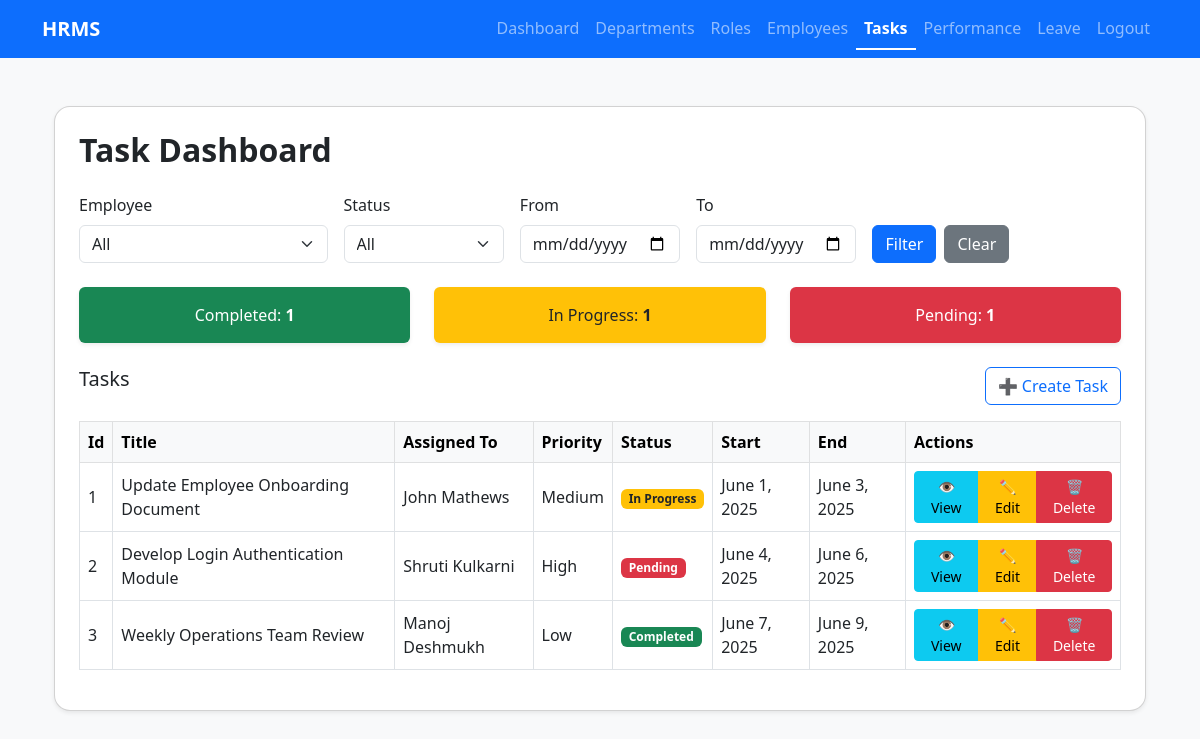
/departments/tasks/ (signed in), run on the app's committed database.
### departments/models.py (models this page shows, shortened)
class TaskAssignment(models.Model):
    STATUS_CHOICES = [
        ('Pending', 'Pending'),
        ('In Progress', 'In Progress'),
        ('Completed', 'Completed'),
    ]
    assignment_id = models.AutoField(primary_key=True)
    task = models.ForeignKey(Task, on_delete=models.CASCADE)
    employee = models.ForeignKey(CustomUser, on_delete=models.CASCADE)
    assigned_by = models.ForeignKey(CustomUser, on_delete=models.CASCADE, related_name='assigned_tasks')
    assigned_date = models.DateTimeField(auto_now_add=True)
    completed_at = models.DateTimeField(null=True, blank=True)
    status = models.CharField(max_length=20, choices=STATUS_CHOICES, default='Pending')

class Task(models.Model):
    TASK_PRIORITY_CHOICES = [
        ('High', 'High'),
        ('Medium', 'Medium'),
        ('Low', 'Low'),
    ]
    TASK_TYPE_CHOICES = [
        ('Individual', 'Individual'),
        ('Team', 'Team'),
    ]
    task_id = models.AutoField(primary_key=True)
    task_title = models.CharField(max_length=255)
    task_description = models.TextField()
    task_priority = models.CharField(max_length=20, choices=TASK_PRIORITY_CHOICES)
    task_type = models.CharField(max_length=20, choices=TASK_TYPE_CHOICES)
    start_date = models.DateField()
    end_date = models.DateField()
    created_at = models.DateTimeField(auto_now_add=True)
    updated_at = models.DateTimeField(auto_now=True)

class CustomUser(AbstractUser):
    employee_id = models.AutoField(primary_key=True)
    mobile = models.CharField(max_length=100)
    dept = models.ForeignKey(Department, on_delete=models.SET_NULL, null=True, blank=True)
    role = models.ForeignKey(Role, on_delete=models.SET_NULL, null=True, blank=True)
    reporting_manager = models.ForeignKey(
        'self',
        on_delete=models.SET_NULL,
        null=True,
        blank=True,
        related_name='subordinates'
    )
    date_of_joining = models.DateField(null=True, blank=True)
    created_at = models.DateTimeField(auto_now_add=True)
    updated_at = models.DateTimeField(auto_now=True)
    REQUIRED_FIELDS = ['email', 'first_name', 'last_name']

### departments/views.py (the view)
# urls.py: path('tasks/', views.task_list, name='task_list'),
@login_required
def task_list(request):
    tasks = TaskAssignment.objects.select_related('task', 'employee')
    employee_id = request.GET.get('employee')
    status = request.GET.get('status')
    from_date = request.GET.get('start_date')
    to_date = request.GET.get('end_date')
    tasks = tasks.filter(assigned_by=request.user)
    if employee_id and employee_id != 'all':
        tasks = tasks.filter(employee_id=employee_id)
    if status and status != 'all':
        tasks = tasks.filter(status=status)
    if from_date:
        tasks = tasks.filter(task__start_date__gte=from_date)
    if to_date:
        tasks = tasks.filter(task__end_date__lte=to_date)
    total = tasks.count()
    completed = tasks.filter(status='Completed').count()
    pending = tasks.filter(status='Pending').count()
    in_progress = tasks.filter(status='In Progress').count()
    stats = {
        'total': total,
        'completed': completed,
        'pending': pending,
        'in_progress': in_progress,
    }
    employees = CustomUser.objects.filter(reporting_manager=request.user)
    return render(request, 'departments/task_list.html', {
        'tasks': tasks,
        'employees': employees,
        'stats': stats,
        'request': request  # for template filter dropdowns
    })

### templates/departments/task_list.html (shortened to what this page needs)
{% extends 'departments/base.html' %}
{% block content %}
<div class="container my-5">
    <div class="card shadow-sm rounded-4 p-4">
        <h2 class="fw-bold mb-4">Task Dashboard</h2>
        <form method="GET" class="row g-3 mb-4">
            <div class="col-md-3">
                <label class="form-label">Employee</label>
                <select name="employee" class="form-select">
                    <option value="all" {% if request.GET.employee == "all" or not request.GET.employee %}selected{% endif %}>All</option>
                </select>
            </div>
            <div class="col-md-2">
                <label class="form-label">Status</label>
                <select name="status" class="form-select">
                    <option value="all" {% if request.GET.status == "all" or not request.GET.status %}selected{% endif %}>All</option>
                </select>
            </div>
            <div class="col-md-2">
                <label class="form-label">From</label>
                <input type="date" name="start_date" value="{{ request.GET.start_date }}" class="form-control">
            </div>
            <div class="col-md-2">
                <label class="form-label">To</label>
                <input type="date" name="end_date" value="{{ request.GET.end_date }}" class="form-control">
            </div>
            <div class="col-md-3 d-flex align-items-end">
                <button type="submit" class="btn btn-primary me-2">Filter</button>
                <a href="{% url 'task_list' %}" class="btn btn-secondary">Clear</a>
            </div>
        </form>
        <div class="row text-center mb-4">
            <div class="col-md-4">
                <div class="bg-success text-white p-3 rounded shadow-sm">Completed: <strong>{{ stats.completed }}</strong></div>
            </div>
            <div class="col-md-4">
                <div class="bg-warning text-dark p-3 rounded shadow-sm">In Progress: <strong>{{ stats.in_progress }}</strong></div>
            </div>
            <div class="col-md-4">
                <div class="bg-danger text-white p-3 rounded shadow-sm">Pending: <strong>{{ stats.pending }}</strong></div>
            </div>
        </div>
        <div class="d-flex justify-content-between mb-3">
            <h5 class="mb-0">Tasks</h5>
            <a href="{% url 'task_create' %}" class="btn btn-outline-primary">➕ Create Task</a>
        </div>
        <div class="table-responsive">
            <table class="table table-bordered table-hover align-middle">
                <thead class="table-light">
                    <tr>
                        <th>Id</th>
                        <th>Title</th>
                        <th>Assigned To</th>
                        <th>Priority</th>
                        <th>Status</th>
                        <th>Start</th>
                        <th>End</th>
                        <th>Actions</th>
                    </tr>
                </thead>
                <tbody>
                    {% for task in tasks %}
                    <tr>
                        <td>{{ task.task.task_id }}</td>
                        <td>{{ task.task.task_title }}</td>
                        <td>{{ task.employee.get_full_name }}</td>
                        <td>{{ task.task.task_priority }}</td>
                        <td>
                            {% if task.status == 'Completed' %}
                                <span class="badge bg-success">{{ task.status }}</span>
                            {% elif task.status == 'In Progress' %}
                                <span class="badge bg-warning text-dark">{{ task.status }}</span>
                            {% else %}
                                <span class="badge bg-danger">{{ task.status }}</span>
                            {% endif %}
                        </td>
                        <td>{{ task.task.start_date }}</td>
                        <td>{{ task.task.end_date }}</td>
                        <td>
                            <div class="btn-group btn-group-sm" role="group">
                                <a href="{% url 'task_detail' task.pk %}" class="btn btn-info">👁 View</a>
                                <a href="{% url 'task_edit' task.pk %}" class="btn btn-warning">✏ Edit</a>
                                <a href="{% url 'task_delete' task.pk %}" class="btn btn-danger">🗑 Delete</a>
                            </div>
                        </td>
                    </tr>
                    {% empty %}
                    <tr>
                        <td colspan="7" class="text-center text-muted">No tasks found.</td>
                    </tr>
                    {% endfor %}
                </tbody>
            </table>
        </div>
    </div>
</div>
{% endblock %}

### templates/departments/base.html (style rules this page uses)
body { background-color: #f8f9fa; }

### data on the page
TaskAssignment: task.task_id "1", task.task_title "Update Employee Onboarding Document", employee.get_full_name "John Mathews", task.task_priority "Medium", status "In Progress", task.start_date "June 1, 2025", task.end_date "June 3, 2025"
TaskAssignment: task.task_id "2", task.task_title "Develop Login Authentication Module", employee.get_full_name "Shruti Kulkarni", task.task_priority "High", status "Pending", task.start_date "June 4, 2025", task.end_date "June 6, 2025"
TaskAssignment: task.task_id "3", task.task_title "Weekly Operations Team Review", employee.get_full_name "Manoj Deshmukh", task.task_priority "Low", status "Completed", task.start_date "June 7, 2025", task.end_date "June 9, 2025"

### other printed values
{{ stats.completed }} "1"
{{ stats.in_progress }} "1"
{{ stats.pending }} "1"
